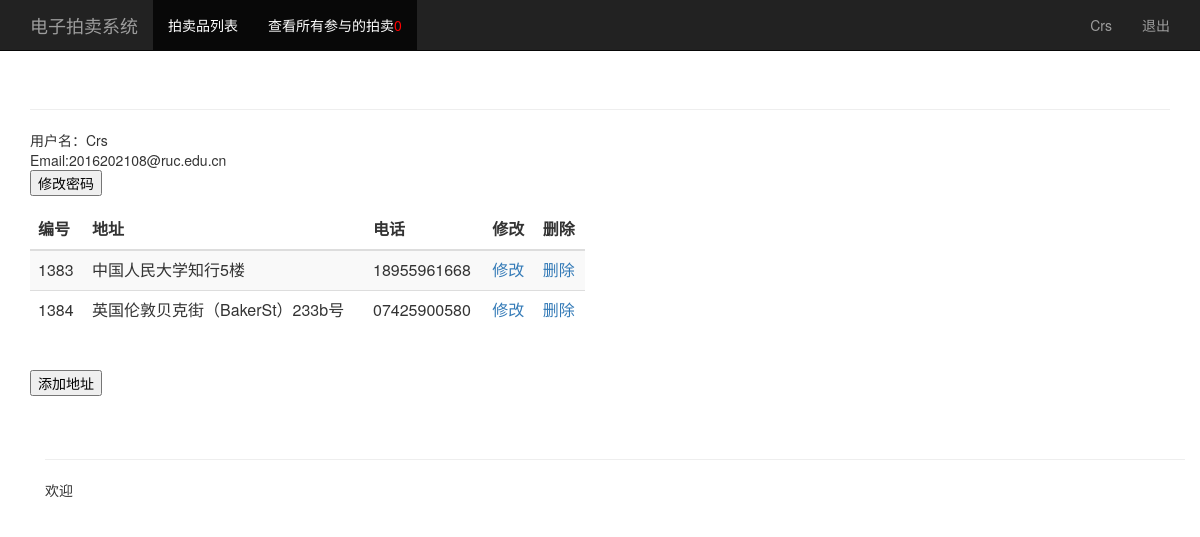
The page /user_info/ (signed in) on the database its author committed.
### goods/models.py (models this page shows, shortened)
class User(models.Model):
    username = models.CharField(max_length=50)	#用户名
    password = models.CharField(max_length=50)	#密码
    email = models.EmailField()					#Email

class Address(models.Model):
	user = models.ForeignKey(User,on_delete=models.CASCADE)#关联用户id
	address = models.CharField(max_length=50)		       #地址
	phone = models.CharField(max_length=15)			       #电话

### goods/views.py (the view)
# urls.py: re_path(r'^user_info/$', views.user_info),
def user_info(request):
    util = Util()
    username = util.check_user(request)
    if username=="":
        uf = LoginForm()
        return render(request,"index.html",{'uf':uf,"error":"请登录后再进入！"})
    else:
        count = util.cookies_count(request)
        user_list = get_object_or_404(User,username=username)
        address_list = Address.objects.filter(user_id=user_list.id)
        return render(request,"view_user.html",{"user": username,"user_info":user_list,"address":address_list,"count":count})

### goods/util.py (called while the page is built)
    def check_user(self,request):
        username = str(request.session.get('username',''))
        user = User.objects.filter(username = username)
        if (user is None):
            return ""
        else:
            return username

    def cookies_count(self,request):
        cookie_list = request.COOKIES
        length = len(request.COOKIES)
        for i in cookie_list:
            if (i == "csrftoken") or (i == "sessionid") or (i.startswith("Hm_lvt_")) or(i.startswith("Hm_lpvt_")):
                length = length-1
        return length

### goods/templates/view_user.html (shortened to what this page needs)
{% extends "base.html" %}
{% block content %}
            <li class="active"><a href="/view_chart/">查看所有参与的拍卖<font color="#FF0000">{{ count }}</font></a></li>
          </ul>
          <ul class="nav navbar-nav navbar-right">
           <li><a href="/user_info/">{{user}}</a></li>
           <li><a href="/logout/">退出</a></li>
         </ul>
        </div>
      </div>
    </nav>
    <div class="container theme-showcase" role="main">
      <div class="page-header">
      </div>
      <div class="row">
        <div class="col-md-6">
          用户名：{{user_info.username}}<br>
          Email:{{user_info.email}}<br>
          <form action="/change_password/" method="get">
            <input type="submit" value="修改密码">
          </form>
          <table class="table table-striped">
            <thead>
              <tr>
                <th>编号</th>
				<th>地址</th>
				<th>电话</th>
				<th>修改</th>
				<th>删除</th>
              </tr>
            </thead>
            <tbody>
              {% for key in address %}
                <tr>
                  <td>{{key.id}}</td>
                  <td>{{key.address}}</td>
				  <td>{{key.phone}}</td>
				  <td><a href="/update_address/{{key.id}}/1/">修改</a></td>
				  <td><a href="/delete_address/{{key.id}}/1/">删除</a></td>
                </tr>
             {% endfor %}
            </tbody>
          </table>
		  </form><br>
		  <form method="get" action="/add_address/1/">
		  <input type="submit" value="添加地址">
		  </form>
		 </div>
		 </div>
{% endblock %}

### static/css/signin.css (style rules this page uses)
body { padding-top: 40px; padding-bottom: 40px; background-color: #eee; }

### rows shown on the page
User: username "Crs", email "2016202108@ruc.edu.cn"
Address: id "1383", address "中国人民大学知行5楼", phone "18955961668"
Address: id "1384", address "英国伦敦贝克街（BakerSt）233b号", phone "07425900580"

### other values the page prints
{{ count }} "0"
